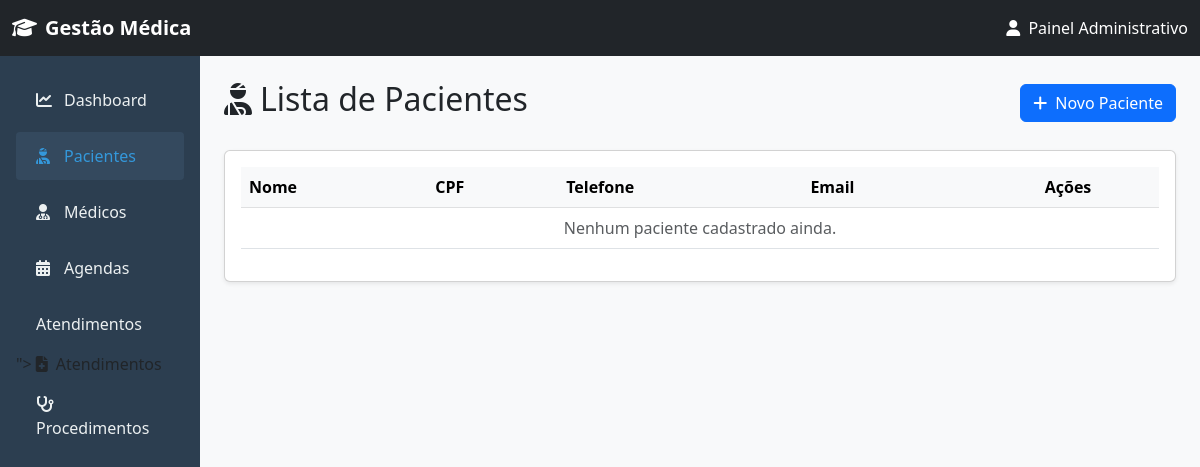
/pacientes/, run on an earlier commit of the app's database.
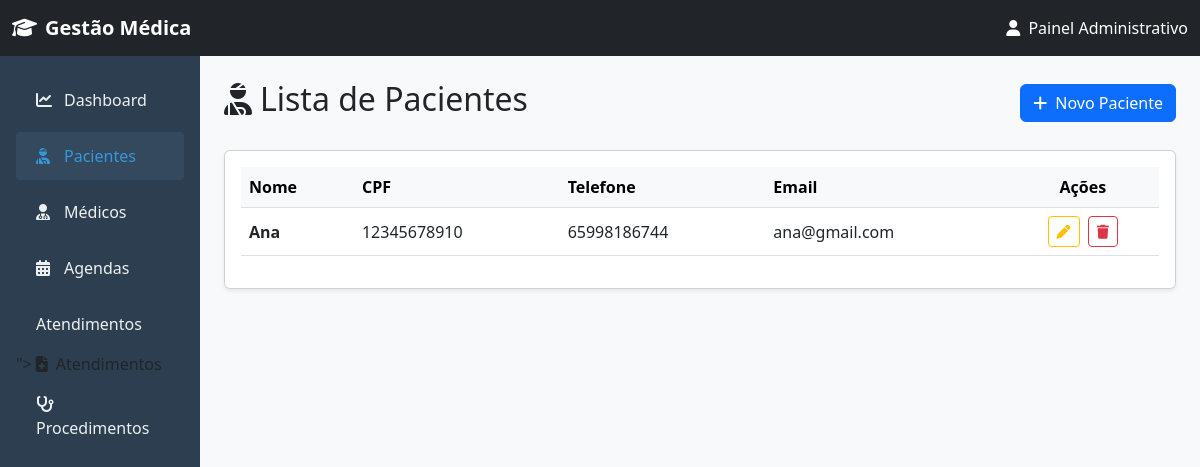
And on a later commit of the database.
### pacientes/models.py (models this page shows, shortened)
class Paciente(models.Model):
    nome = models.CharField(max_length=200)
    cpf = models.CharField(max_length=14)
    telefone = models.CharField(max_length=15)
    email = models.EmailField()
    plano = models.ForeignKey(PlanoSaude, on_delete=models.SET_NULL, null=True, blank=True)

### pacientes/views.py (the view)
# urls.py: path('pacientes/', pacViews.listarPacientes, name='paciente_listar'),
def listarPacientes(request):
    lista = Paciente.objects.all()
    return render(request, 'pacientes/listagem.html', {'pacientes': lista})

### templates/pacientes/listagem.html
{% extends 'base.html' %}
{% block content %}
<div class="d-flex justify-content-between align-items-center mb-4">
    <h2><i class="fa-solid fa-user-injured me-2"></i>Lista de Pacientes</h2>
    <a href="{% url 'paciente_criar' %}" class="btn btn-primary">
        <i class="fa-solid fa-plus me-1"></i> Novo Paciente
    </a>
</div>
<div class="card shadow-sm">
    <div class="card-body">
        <div class="table-responsive">
            <table class="table table-hover align-middle">
                <thead class="table-light">
                    <tr>
                        <th>Nome</th>
                        <th>CPF</th>
                        <th>Telefone</th>
                        <th>Email</th>
                        <th class="text-center">Ações</th>
                    </tr>
                </thead>
                <tbody>
                    {% for paciente in pacientes %}
                    <tr>
                        <td><strong>{{ paciente.nome }}</strong></td>
                        <td>{{ paciente.cpf }}</td>
                        <td>{{ paciente.telefone }}</td>
                        <td>{{ paciente.email }}</td>
                        <td class="text-center">
                            <a href="{% url 'paciente_atualizar' paciente.pk %}" class="btn btn-sm btn-outline-warning me-1" title="Editar">
                                <i class="fa-solid fa-pen"></i>
                            </a>
                            <a href="{% url 'paciente_deletar' paciente.pk %}" class="btn btn-sm btn-outline-danger" title="Excluir">
                                <i class="fa-solid fa-trash"></i>
                            </a>
                        </td>
                    </tr>
                    {% empty %}
                    <tr>
                        <td colspan="5" class="text-center text-muted">Nenhum paciente cadastrado ainda.</td>
                    </tr>
                    {% endfor %}
                </tbody>
            </table>
        </div>
    </div>
</div>
{% endblock %}

### templates/base.html (shortened to what this page needs)
<!DOCTYPE html>
<html lang="pt-br">
<head>
    <link href="https://cdn.jsdelivr.net/npm/bootstrap@5.3.0/dist/css/bootstrap.min.css" rel="stylesheet">
    <link href="https://cdnjs.cloudflare.com/ajax/libs/font-awesome/6.4.0/css/all.min.css" rel="stylesheet">
</head>
<body>
    <nav class="navbar navbar-expand-lg navbar-dark bg-dark sticky-top">
        <div class="container-fluid">
            <a class="navbar-brand fw-bold" href="#">
                <i class="fa-solid fa-graduation-cap me-2"></i>Gestão Médica
            </a>
            <span class="navbar-text text-white">
                <i class="fa-solid fa-user me-1"></i> Painel Administrativo
            </span>
        </div>
    </nav>
    <div class="container-fluid">
        <div class="row">
            <nav class="col-md-3 col-lg-2 d-md-block sidebar collapse p-3">
              <ul class="nav flex-column">
            <li class="nav-item">
                <a class="nav-link {% if request.resolver_match.url_name == 'dashboard' %}active{% endif %}" href="{% url 'dashboard' %}">
                    <i class="fa-solid fa-chart-line me-2"></i>Dashboard
                </a>
            </li>
            <li class="nav-item">
                <a class="nav-link {% if 'paciente' in request.path %}active{% endif %}" href="{% url 'paciente_listar' %}">
                    <i class="fa-solid fa-user-injured me-2"></i>Pacientes
                </a>
            </li>
            <li class="nav-item">
                <a class="nav-link {% if 'medico' in request.path %}active{% endif %}" href="{% url 'medico_listar' %}">
                    <i class="fa-solid fa-user-md me-2"></i>Médicos
                </a>
            </li>
            <li class="nav-item">
                <a class="nav-link {% if 'agenda' in request.path %}active{% endif %}" href="{% url 'agenda_listar' %}">
                    <i class="fa-solid fa-calendar-alt me-2"></i>Agendas
                </a>
            </li>
            <li class="nav-item">
                <a class="nav-link {% if 'atendimento' in request.path %}active{% endif %}" <a href="#">Atendimentos</a>">
                    <i class="fa-solid fa-file-medical me-2"></i>Atendimentos
            </li>
            <li class="nav-item">
                <a class="nav-link {% if 'procedimento' in request.path %}active{% endif %}" href="{% url 'procedimento_listar' %}">
                    <i class="fa-solid fa-stethoscope me-2"></i>Procedimentos
                </a>
            </li>
        </ul>
            </nav>
            <main class="col-md-9 ms-sm-auto col-lg-10 px-md-4 py-4">
                {% block content %}{% endblock %}
            </main>
        </div>
    </div>
</body>
</html>

### templates/base.html (style rules this page uses)
body { min-height: 100vh; background-color: #f8f9fa; }
.sidebar { min-height: calc(100vh - 56px); background-color: #2c3e50; }
.sidebar .nav-link { color: #ecf0f1; padding: 12px 20px; margin: 4px 0; border-radius: 4px; }
.sidebar .nav-link:hover, .sidebar .nav-link.active { background-color: #34495e; color: #3498db; }
.sidebar .nav-link i { margin-right: 10px; width: 20px; }

What changed in the data, as far as the page shows it:
added Paciente: nome "Ana", cpf "12345678910", telefone "65998186744", email "ana@gmail.com"
Also different on the page:
text no longer shown: "Nenhum paciente cadastrado ainda."
